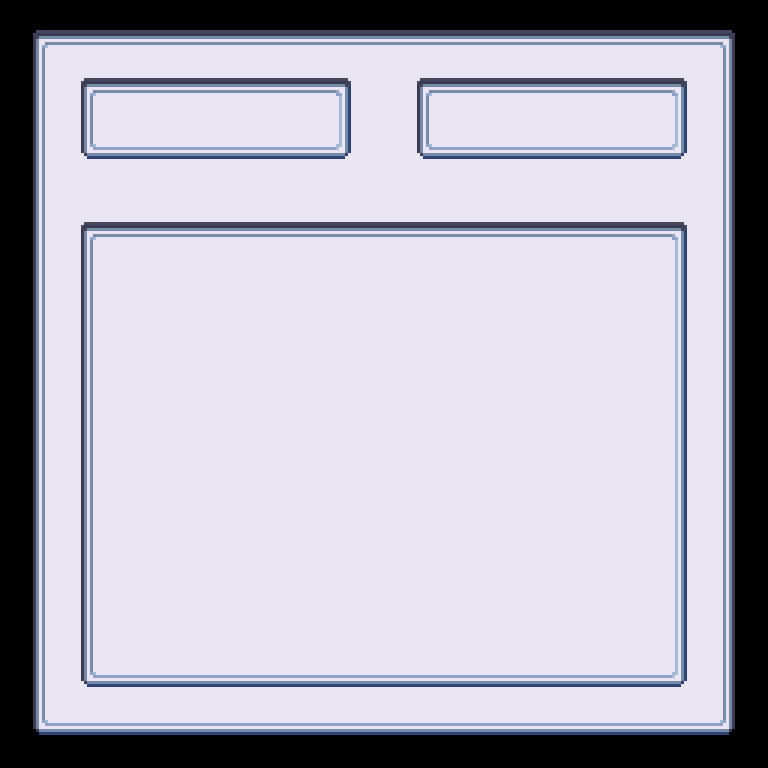

The image is a tile-based game level rendered from a .tmx file. Its description and complete source (layers, tilesets, objects, tile grids) follow:
An orthogonal 16x16 tile map with 48x48 px tiles, 4 tile layers (Base, Quests, Choise_2, Choise_1).

<map version="1.10" tiledversion="1.11.2" orientation="orthogonal" renderorder="right-down" width="16" height="16" tilewidth="48" tileheight="48" infinite="0" nextlayerid="6" nextobjectid="1">
 <tileset firstgid="1" source="../tuile/ui2.tsx" />
 <layer id="1" name="Base" width="16" height="16">
  <data encoding="csv">
99,100,100,100,100,100,100,100,100,100,100,100,100,100,100,2147483747,
148,54,54,54,54,54,54,54,54,54,54,54,54,54,54,2147483796,
148,54,54,54,54,54,54,54,54,54,54,54,54,54,54,2147483796,
148,54,54,54,54,54,54,54,54,54,54,54,54,54,54,2147483796,
148,54,54,54,54,54,54,54,54,54,54,54,54,54,54,2147483796,
148,54,54,54,54,54,54,54,54,54,54,54,54,54,54,2147483796,
148,54,54,54,54,54,54,54,54,54,54,54,54,54,54,2147483796,
148,54,54,54,54,54,54,54,54,54,54,54,54,54,54,2147483796,
148,54,54,54,54,54,54,54,54,54,54,54,54,54,54,2147483796,
148,54,54,54,54,54,54,54,54,54,54,54,54,54,54,2147483796,
148,54,54,54,54,54,54,54,54,54,54,54,54,54,54,2147483796,
148,54,54,54,54,54,54,54,54,54,54,54,54,54,54,2147483796,
148,54,54,54,54,54,54,54,54,54,54,54,54,54,54,2147483796,
148,54,54,54,54,54,54,54,54,54,54,54,54,54,54,2147483796,
148,54,54,54,54,54,54,54,54,54,54,54,54,54,54,2147483796,
197,198,198,198,198,198,198,198,198,198,198,198,198,198,198,2147483845
</data>
 </layer>
 <layer id="5" name="Quests" width="16" height="16">
  <data encoding="csv">
0,0,0,0,0,0,0,0,0,0,0,0,0,0,0,0,
0,0,0,0,0,0,0,0,0,0,0,0,0,0,0,0,
0,0,0,0,0,0,0,0,0,0,0,0,0,0,0,0,
0,0,0,0,0,0,0,0,0,0,0,0,0,0,0,0,
0,99,100,100,100,100,100,100,100,100,100,100,100,100,101,0,
0,148,0,0,0,0,0,0,0,0,0,0,0,0,150,0,
0,148,0,0,0,0,0,0,0,0,0,0,0,0,150,0,
0,148,0,0,0,0,0,0,0,0,0,0,0,0,150,0,
0,148,0,0,0,0,0,0,0,0,0,0,0,0,150,0,
0,148,0,0,0,0,0,0,0,0,0,0,0,0,150,0,
0,148,0,0,0,0,0,0,0,0,0,0,0,0,150,0,
0,148,0,0,0,0,0,0,0,0,0,0,0,0,150,0,
0,148,0,0,0,0,0,0,0,0,0,0,0,0,150,0,
0,148,0,0,0,0,0,0,0,0,0,0,0,0,150,0,
0,197,198,198,198,198,198,198,198,198,198,198,198,198,199,0,
0,0,0,0,0,0,0,0,0,0,0,0,0,0,0,0
</data>
 </layer>
 <layer id="3" name="Choise_2" width="16" height="16">
  <data encoding="csv">
0,0,0,0,0,0,0,0,0,0,0,0,0,0,0,0,
0,0,0,0,0,0,0,0,99,100,100,100,100,100,101,0,
0,0,0,0,0,0,0,0,148,149,149,149,149,149,150,0,
0,0,0,0,0,0,0,0,197,198,198,198,198,198,199,0,
0,0,0,0,0,0,0,0,0,0,0,0,0,0,0,0,
0,0,0,0,0,0,0,0,0,0,0,0,0,0,0,0,
0,0,0,0,0,0,0,0,0,0,0,0,0,0,0,0,
0,0,0,0,0,0,0,0,0,0,0,0,0,0,0,0,
0,0,0,0,0,0,0,0,0,0,0,0,0,0,0,0,
0,0,0,0,0,0,0,0,0,0,0,0,0,0,0,0,
0,0,0,0,0,0,0,0,0,0,0,0,0,0,0,0,
0,0,0,0,0,0,0,0,0,0,0,0,0,0,0,0,
0,0,0,0,0,0,0,0,0,0,0,0,0,0,0,0,
0,0,0,0,0,0,0,0,0,0,0,0,0,0,0,0,
0,0,0,0,0,0,0,0,0,0,0,0,0,0,0,0,
0,0,0,0,0,0,0,0,0,0,0,0,0,0,0,0
</data>
 </layer>
 <layer id="2" name="Choise_1" width="16" height="16">
  <data encoding="csv">
0,0,0,0,0,0,0,0,0,0,0,0,0,0,0,0,
0,99,100,100,100,100,100,101,0,0,0,0,0,0,0,0,
0,148,149,149,149,149,149,150,0,0,0,0,0,0,0,0,
0,197,198,198,198,198,198,199,0,0,0,0,0,0,0,0,
0,0,0,0,0,0,0,0,0,0,0,0,0,0,0,0,
0,0,0,0,0,0,0,0,0,0,0,0,0,0,0,0,
0,0,0,0,0,0,0,0,0,0,0,0,0,0,0,0,
0,0,0,0,0,0,0,0,0,0,0,0,0,0,0,0,
0,0,0,0,0,0,0,0,0,0,0,0,0,0,0,0,
0,0,0,0,0,0,0,0,0,0,0,0,0,0,0,0,
0,0,0,0,0,0,0,0,0,0,0,0,0,0,0,0,
0,0,0,0,0,0,0,0,0,0,0,0,0,0,0,0,
0,0,0,0,0,0,0,0,0,0,0,0,0,0,0,0,
0,0,0,0,0,0,0,0,0,0,0,0,0,0,0,0,
0,0,0,0,0,0,0,0,0,0,0,0,0,0,0,0,
0,0,0,0,0,0,0,0,0,0,0,0,0,0,0,0
</data>
 </layer>
</map>
